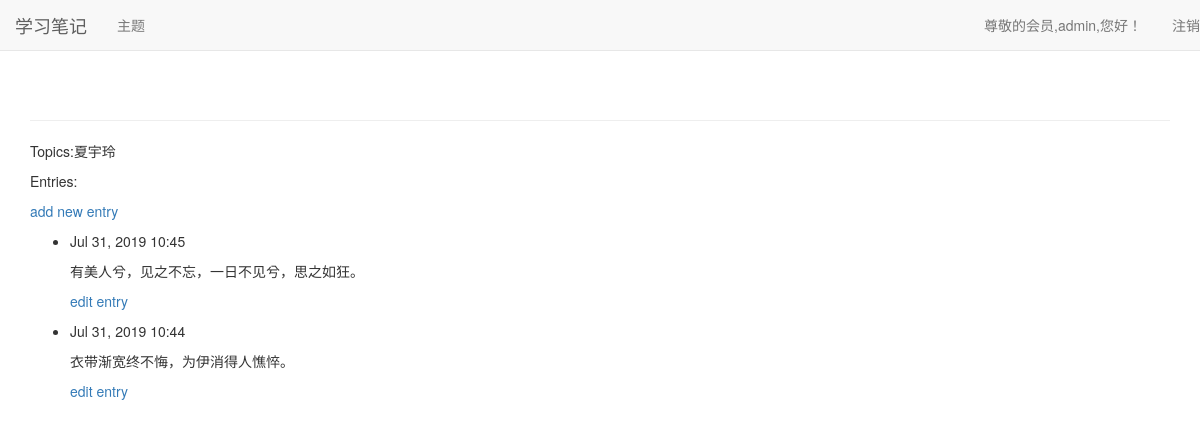
The page /topics/2/ (signed in) on the database its author committed.
### learning_logs/models.py (models this page shows, shortened)
class Topic(models.Model):
    text = models.CharField(max_length=200)# 主题字符不超过200字符
    date_added = models.DateTimeField(auto_now_add=True)#设置添加日期
    owner = models.ForeignKey(User)
    def __str__(self):
        return self.text

class Entry(models.Model):
    topic = models.ForeignKey(Topic)# 关联主题
    text = models.TextField()# 文本信息
    date_added = models.DateTimeField(auto_now_add=True)
    class Meta:
        verbose_name_plural = 'entries'# 此方法用于管理多个项目 如果没有 就是Entry来管理

### learning_logs/views.py (the view)
# urls.py: url(r'^topics/(?P<topic_id>\d+)/$',views.topic,name='topic'),
@login_required
def topic(request,topic_id):
    topic = Topic.objects.get(id=topic_id)
    if topic.owner != request.user:
        raise Http404
    entries = topic.entry_set.order_by('-date_added')
    context = {'topic':topic,'entries':entries}
    return render(request,'learning_logs/topic.html',context)

### templates/learning_logs/topic.html (shortened to what this page needs)
<!DOCTYPE html>
<html lang="en">
<head>
</head>
<body>
    {% extends "learning_logs/base.html" %}
    {% block content %}
        <p>Topics:{{ topic }}</p>
        <p>Entries:</p>
        <p>
            <a href="{% url 'learning_logs:new_entry' topic.id %}">add new entry</a>
        </p>
        <ul>
            {% for entry in entries %}
                <li>
                    <p>{{ entry.date_added|date:'M d, Y H:i' }}</p>
                    <p>{{ entry.text|linebreaks }}</p>
                    <p>
                        <a href="{% url 'learning_logs:edit_entry' entry.id %}">edit entry</a>
                    </p>
                </li>
            {% empty %}
                <li>NO entries have been added yet!</li>
            {% endfor %}
        </ul>
    {% endblock content %}

### templates/learning_logs/base.html (shortened to what this page needs)
{% load bootstrap3 %}
<!DOCTYPE html>
<html lang="en">
<head>
    {% bootstrap_css %}
</head>
<body>
    <nav class="navbar navbar-default navbar-static-top">
        <div class="controls">
            <div class="navbar-header">
                <a class="navbar-brand" href="{% url 'learning_logs:index' %}">学习笔记</a>
            </div>
            <div id="navbar" class="navbar-collapse collapse">
                <ul class="nav navbar-nav">
                    <li><a href="{% url 'learning_logs:topics' %}">主题</a></li>
                </ul>
                <ul class="nav navbar-nav navbar-right">
                    {% if user.is_authenticated %}
                        <li><a>尊敬的会员,{{ user.username }},您好！</a></li>
                        <li><a href="{% url 'users:logout' %}">注销</a></li>
                    {% else %}
                        <li><a href="{% url 'users:register' %}">注册</a></li>
                        <li><a href="{% url 'users:login' %}">登录</a></li>
                    {% endif %}
                </ul>
            </div>
        </div>
    </nav>
    <div class="container">
        <div class="page-header">
        </div>
        <div>
            {% block content %}{% endblock content %}
        </div>
    </div>
</body>
</html>

### rows shown on the page
Topic: text "夏宇玲"
Entry: date_added "Jul 31, 2019 10:45", text "有美人兮，见之不忘，一日不见兮，思之如狂。"
Entry: date_added "Jul 31, 2019 10:44", text "衣带渐宽终不悔，为伊消得人憔悴。"

### other values the page prints
{{ user.username }} "admin"
